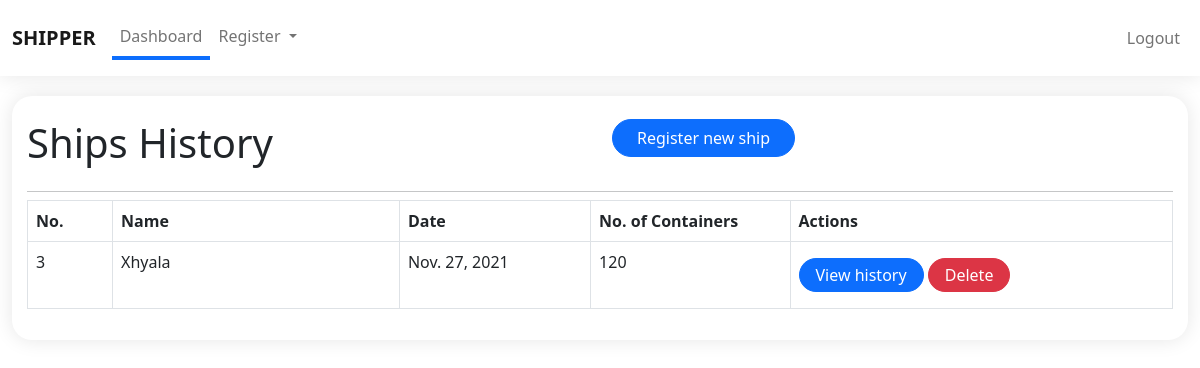
The app's page / (signed in), older data.
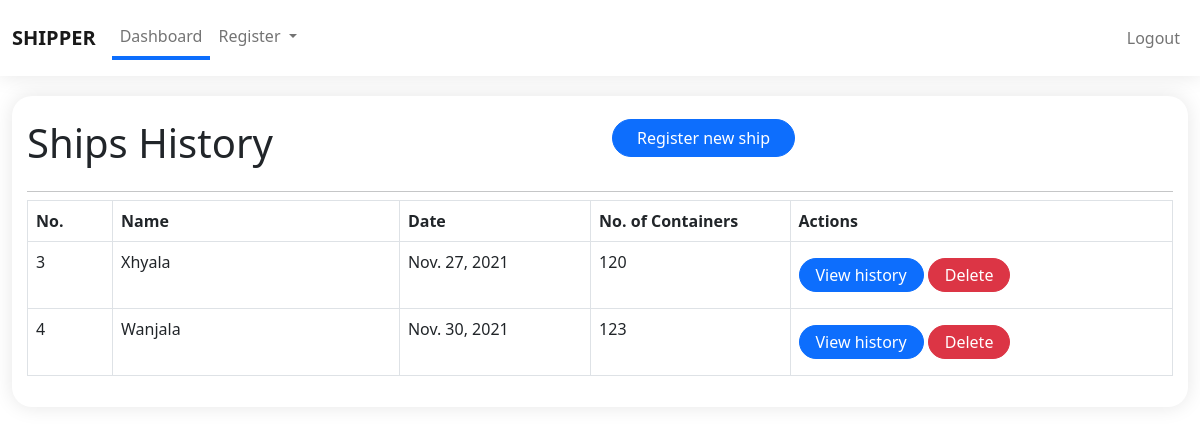
The same page, newer data.
### ship/models.py (models this page shows)
class Ship(models.Model):
    name = models.TextField(blank=True, null=True, max_length=200)
    date = models.DateField()
    no_of_containers = models.CharField(max_length=10, blank=True, null=True)
    date_created = models.DateTimeField(auto_now_add=True)

### home/views.py (the view)
# urls.py: path('', home, name='home'),
@login_required(login_url='login')
def home(request):
    context = {
        'page': 'dashboard',
        'ships': Ship.objects.all()
    }
    return render(request, template_name='admin_/index.html', context=context)

### templates/admin_/index.html (shortened to what this page needs)
{% extends './components/base.html' %}
{% load static %}
{% block content %}
  <div class="container-fluid">
    <div class="common-card overflowx-hidden">
      <div class="row">
        <div class="col-md-6 col-sm-12 my-2">
          <h1>Ships History</h1>
        </div>
        <div class="col-md-6 col-sm-12 my-2">
          <a href="{% url 'registership' %}" class="rounded-pill btn btn-primary px-4 shadow-none">
            Register new ship
          </a>
        </div>
      </div>
      <hr class="dropdown-divider">
      <div class="w-100 table-responsive">
        <table class="table table-bordered">
          <thead>
            <tr>
              <th style="width: 30px;">No.</th>
              <th style="width: 150px;">Name</th>
              <th style="width: 100px;">Date</th>
              <th style="width: 70px;">No. of Containers</th>
              <th style="width: 200px;">Actions</th>
            </tr>
          </thead>
          <tbody>
          {% for ship in ships %}
            <tr>
              <td>{{ship.id}}</td>
              <td>{{ship.name}}</td>
              <td>{{ship.date}}</td>
              <td>{{ship.no_of_containers}}</td>
              <td>
                <a href="{% url 'shipmentdetails' ship_id=ship.id ship_name=ship.name %}" class="my-2 rounded-pill px-3 py-1 btn btn-primary">View history</a>
                <a href="{% url 'deleteship' pk=ship.id%}" class="my-2 rounded-pill px-3 py-1 btn btn-danger">Delete</a>
              </td>
            </tr>
          {% endfor %}
        </table>
      </div>
    </div>
  </div>
{% endblock content %}

Row changes from the older to the newer data that the page shows:
added Ship: id "4", name "Wanjala", date "Nov. 30, 2021", no_of_containers "123"
